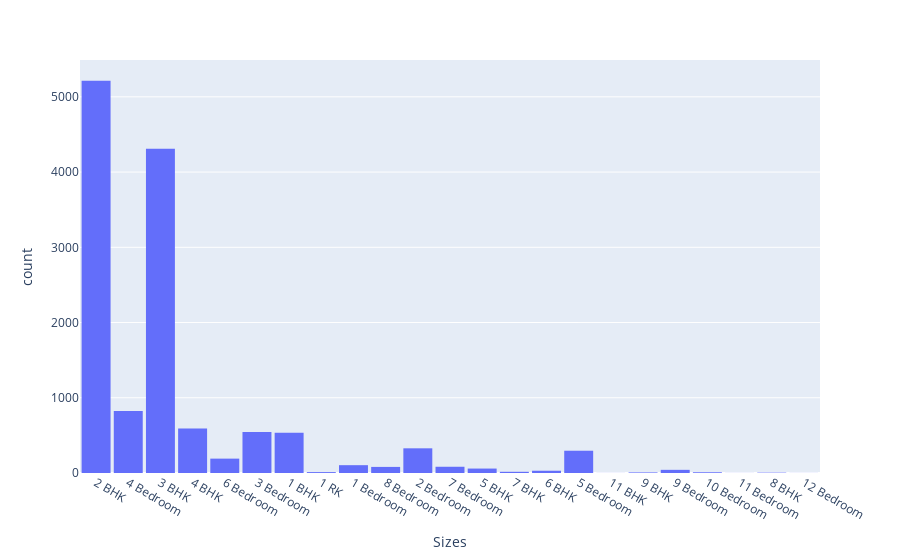

The code cell stored with this chart in its notebook:
### Code cell
## Distribution of sizes
px.histogram(df, x='Sizes', nbins=30).update_layout(bargap = 0.1)

### Figure 1 — Plotly figure (JSON) as saved in the notebook; plotly's stock layout.template omitted (floating-point values rounded to 4 significant figures; data arrays with more than 128 entries replaced by an {"elided": "..."} marker saying what was removed)
{"data": [{"alignmentgroup": "True", "bingroup": "x", "hovertemplate": "Sizes=%{x}<br>count=%{y}<extra></extra>", "legendgroup": "", "marker": {"color": "#636efa", "pattern": {"shape": ""}}, "name": "", "nbinsx": 30, "offsetgroup": "", "orientation": "v", "showlegend": false, "type": "histogram", "x": {"elided": "13288 str values"}, "xaxis": "x", "yaxis": "y"}], "layout": {"bargap": 0.1, "barmode": "relative", "legend": {"tracegroupgap": 0}, "margin": {"t": 60}, "xaxis": {"anchor": "y", "domain": [0, 1], "title": {"text": "Sizes"}}, "yaxis": {"anchor": "x", "domain": [0, 1], "title": {"text": "count"}}}}
